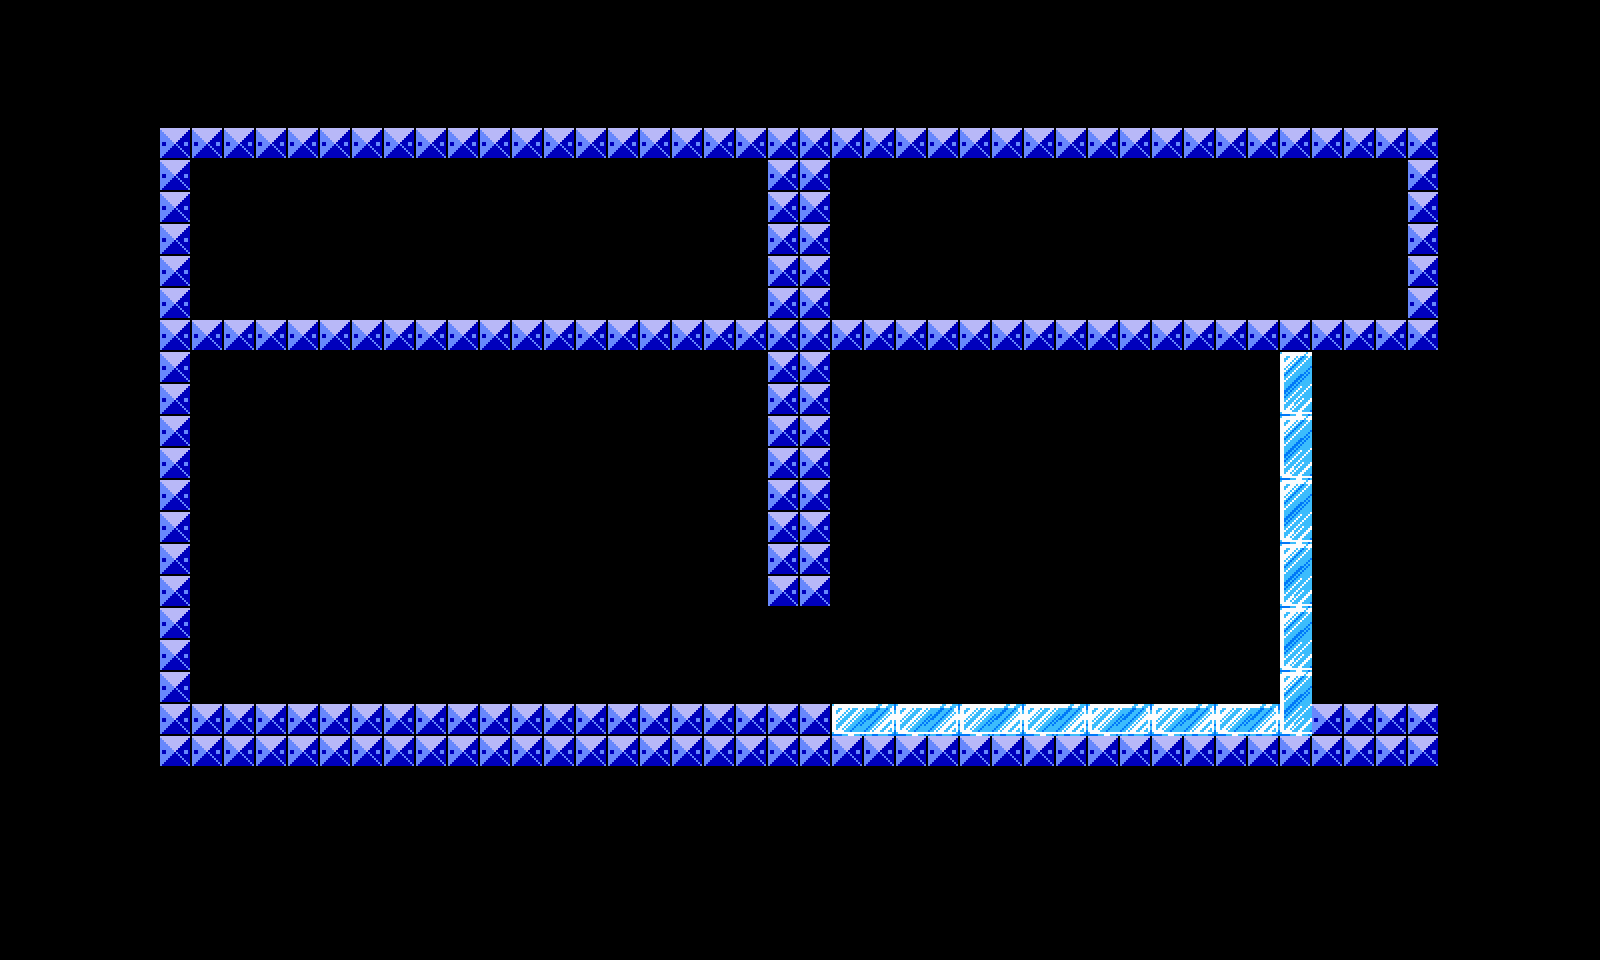

A level layout from a 2D game, rendered from its tile map. Below: a short description, then the map file with its tile-grid data intact:
An orthogonal 50x30 tile map with 32x32 px tiles, 1 tile layer (Tiles1) and 18 objects (2x ice, start, met, room1, BossRoom, ...).

<map version="1.9" tiledversion="1.9.0" orientation="orthogonal" renderorder="right-down" width="50" height="30" tilewidth="32" tileheight="32" infinite="0" nextlayerid="15" nextobjectid="35">
 <tileset firstgid="1" source="../tsx/Tileset1.tsx" />
 <objectgroup id="12" name="Test" />
 <objectgroup id="14" name="Doors">
  <object id="18" x="768" y="608" width="64" height="96">
   <properties>
    <property name="color" value="gray" />
    <property name="next" value="BossRoom" />
   </properties>
  </object>
 </objectgroup>
 <objectgroup id="11" name="Blocks">
  <object id="9" x="160" y="704" width="1280" height="64" />
  <object id="10" x="1280" y="336" width="32" height="384">
   <properties>
    <property name="wallSlide" type="bool" value="false" />
   </properties>
  </object>
  <object id="11" x="160" y="320" width="1280" height="32" />
  <object id="12" x="160" y="128" width="32" height="640" />
  <object id="19" x="768" y="320" width="64" height="448" />
  <object id="24" x="160" y="128" width="1280" height="32" />
 </objectgroup>
 <objectgroup id="10" name="DeathSensors">
  <object id="13" x="0" y="0" width="160" height="960" />
  <object id="14" x="0" y="768" width="1600" height="192" />
  <object id="15" x="0" y="0" width="1600" height="128" />
  <object id="16" x="1440" y="0" width="160" height="960" />
 </objectgroup>
 <objectgroup id="9" name="PlayerSpawns">
  <object id="7" name="start" x="608" y="672" width="32" height="32" />
 </objectgroup>
 <objectgroup id="8" name="EnemySpawns">
  <object id="29" name="met" x="1184" y="672" width="32" height="32" />
 </objectgroup>
 <objectgroup id="7" name="Backgrounds" />
 <objectgroup id="6" name="GameRooms" visible="0">
  <object id="5" name="room1" x="160" y="320" width="640" height="448" />
  <object id="6" name="BossRoom" x="800" y="320" width="512" height="448" />
 </objectgroup>
 <objectgroup id="5" name="Hazards" />
 <objectgroup id="4" name="Special">
  <object id="27" name="ice" x="832" y="704" width="480" height="32" />
  <object id="28" name="ice" x="1280" y="352" width="32" height="384" />
  <object id="31" name="water" x="192" y="512" width="576" height="192" />
 </objectgroup>
 <objectgroup id="3" name="AbstractBounds" />
 <layer id="13" name="Tiles1" width="50" height="30">
  <data encoding="csv">
0,0,0,0,0,0,0,0,0,0,0,0,0,0,0,0,0,0,0,0,0,0,0,0,0,0,0,0,0,0,0,0,0,0,0,0,0,0,0,0,0,0,0,0,0,0,0,0,0,0,
0,0,0,0,0,0,0,0,0,0,0,0,0,0,0,0,0,0,0,0,0,0,0,0,0,0,0,0,0,0,0,0,0,0,0,0,0,0,0,0,0,0,0,0,0,0,0,0,0,0,
0,0,0,0,0,0,0,0,0,0,0,0,0,0,0,0,0,0,0,0,0,0,0,0,0,0,0,0,0,0,0,0,0,0,0,0,0,0,0,0,0,0,0,0,0,0,0,0,0,0,
0,0,0,0,0,0,0,0,0,0,0,0,0,0,0,0,0,0,0,0,0,0,0,0,0,0,0,0,0,0,0,0,0,0,0,0,0,0,0,0,0,0,0,0,0,0,0,0,0,0,
0,0,0,0,0,144,144,144,144,144,144,144,144,144,144,144,144,144,144,144,144,144,144,144,144,144,144,144,144,144,144,144,144,144,144,144,144,144,144,144,144,144,144,144,144,0,0,0,0,0,
0,0,0,0,0,144,0,0,0,0,0,0,0,0,0,0,0,0,0,0,0,0,0,0,144,144,0,0,0,0,0,0,0,0,0,0,0,0,0,0,0,0,0,0,144,0,0,0,0,0,
0,0,0,0,0,144,0,0,0,0,0,0,0,0,0,0,0,0,0,0,0,0,0,0,144,144,0,0,0,0,0,0,0,0,0,0,0,0,0,0,0,0,0,0,144,0,0,0,0,0,
0,0,0,0,0,144,0,0,0,0,0,0,0,0,0,0,0,0,0,0,0,0,0,0,144,144,0,0,0,0,0,0,0,0,0,0,0,0,0,0,0,0,0,0,144,0,0,0,0,0,
0,0,0,0,0,144,0,0,0,0,0,0,0,0,0,0,0,0,0,0,0,0,0,0,144,144,0,0,0,0,0,0,0,0,0,0,0,0,0,0,0,0,0,0,144,0,0,0,0,0,
0,0,0,0,0,144,0,0,0,0,0,0,0,0,0,0,0,0,0,0,0,0,0,0,144,144,0,0,0,0,0,0,0,0,0,0,0,0,0,0,0,0,0,0,144,0,0,0,0,0,
0,0,0,0,0,144,144,144,144,144,144,144,144,144,144,144,144,144,144,144,144,144,144,144,144,144,144,144,144,144,144,144,144,144,144,144,144,144,144,144,144,144,144,144,144,0,0,0,0,0,
0,0,0,0,0,144,0,0,0,0,0,0,0,0,0,0,0,0,0,0,0,0,0,0,144,144,0,0,0,0,0,0,0,0,0,0,0,0,0,0,317,0,0,0,0,0,0,0,0,0,
0,0,0,0,0,144,0,0,0,0,0,0,0,0,0,0,0,0,0,0,0,0,0,0,144,144,0,0,0,0,0,0,0,0,0,0,0,0,0,0,349,0,0,0,0,0,0,0,0,0,
0,0,0,0,0,144,0,0,0,0,0,0,0,0,0,0,0,0,0,0,0,0,0,0,144,144,0,0,0,0,0,0,0,0,0,0,0,0,0,0,317,0,0,0,0,0,0,0,0,0,
0,0,0,0,0,144,0,0,0,0,0,0,0,0,0,0,0,0,0,0,0,0,0,0,144,144,0,0,0,0,0,0,0,0,0,0,0,0,0,0,349,0,0,0,0,0,0,0,0,0,
0,0,0,0,0,144,0,0,0,0,0,0,0,0,0,0,0,0,0,0,0,0,0,0,144,144,0,0,0,0,0,0,0,0,0,0,0,0,0,0,317,0,0,0,0,0,0,0,0,0,
0,0,0,0,0,144,0,0,0,0,0,0,0,0,0,0,0,0,0,0,0,0,0,0,144,144,0,0,0,0,0,0,0,0,0,0,0,0,0,0,349,0,0,0,0,0,0,0,0,0,
0,0,0,0,0,144,0,0,0,0,0,0,0,0,0,0,0,0,0,0,0,0,0,0,144,144,0,0,0,0,0,0,0,0,0,0,0,0,0,0,317,0,0,0,0,0,0,0,0,0,
0,0,0,0,0,144,0,0,0,0,0,0,0,0,0,0,0,0,0,0,0,0,0,0,144,144,0,0,0,0,0,0,0,0,0,0,0,0,0,0,349,0,0,0,0,0,0,0,0,0,
0,0,0,0,0,144,0,0,0,0,0,0,0,0,0,0,0,0,0,0,0,0,0,0,0,0,0,0,0,0,0,0,0,0,0,0,0,0,0,0,317,0,0,0,0,0,0,0,0,0,
0,0,0,0,0,144,0,0,0,0,0,0,0,0,0,0,0,0,0,0,0,0,0,0,0,0,0,0,0,0,0,0,0,0,0,0,0,0,0,0,349,0,0,0,0,0,0,0,0,0,
0,0,0,0,0,144,0,0,0,0,0,0,0,0,0,0,0,0,0,0,0,0,0,0,0,0,0,0,0,0,0,0,0,0,0,0,0,0,0,0,317,0,0,0,0,0,0,0,0,0,
0,0,0,0,0,144,144,144,144,144,144,144,144,144,144,144,144,144,144,144,144,144,144,144,144,144,221,222,221,222,221,222,221,222,221,222,221,222,221,222,349,144,144,144,144,0,0,0,0,0,
0,0,0,0,0,144,144,144,144,144,144,144,144,144,144,144,144,144,144,144,144,144,144,144,144,144,144,144,144,144,144,144,144,144,144,144,144,144,144,144,144,144,144,144,144,0,0,0,0,0,
0,0,0,0,0,0,0,0,0,0,0,0,0,0,0,0,0,0,0,0,0,0,0,0,0,0,0,0,0,0,0,0,0,0,0,0,0,0,0,0,0,0,0,0,0,0,0,0,0,0,
0,0,0,0,0,0,0,0,0,0,0,0,0,0,0,0,0,0,0,0,0,0,0,0,0,0,0,0,0,0,0,0,0,0,0,0,0,0,0,0,0,0,0,0,0,0,0,0,0,0,
0,0,0,0,0,0,0,0,0,0,0,0,0,0,0,0,0,0,0,0,0,0,0,0,0,0,0,0,0,0,0,0,0,0,0,0,0,0,0,0,0,0,0,0,0,0,0,0,0,0,
0,0,0,0,0,0,0,0,0,0,0,0,0,0,0,0,0,0,0,0,0,0,0,0,0,0,0,0,0,0,0,0,0,0,0,0,0,0,0,0,0,0,0,0,0,0,0,0,0,0,
0,0,0,0,0,0,0,0,0,0,0,0,0,0,0,0,0,0,0,0,0,0,0,0,0,0,0,0,0,0,0,0,0,0,0,0,0,0,0,0,0,0,0,0,0,0,0,0,0,0,
0,0,0,0,0,0,0,0,0,0,0,0,0,0,0,0,0,0,0,0,0,0,0,0,0,0,0,0,0,0,0,0,0,0,0,0,0,0,0,0,0,0,0,0,0,0,0,0,0,0
</data>
 </layer>
</map>
